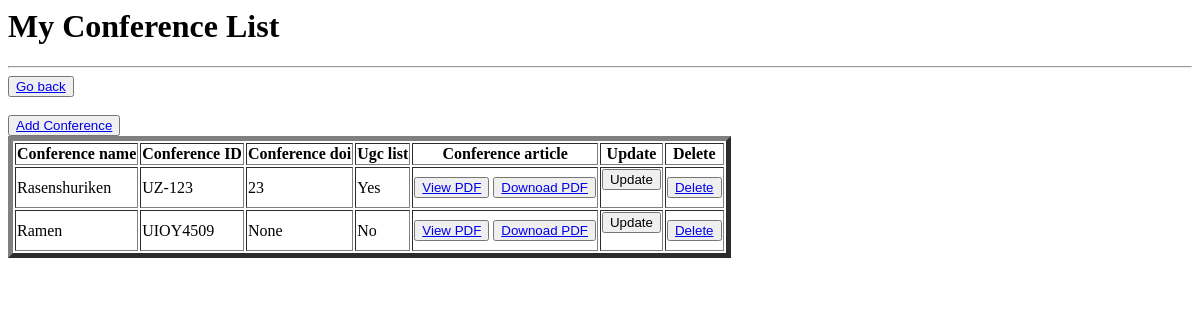
The page /conferences/ (signed in) on the database as committed earlier.
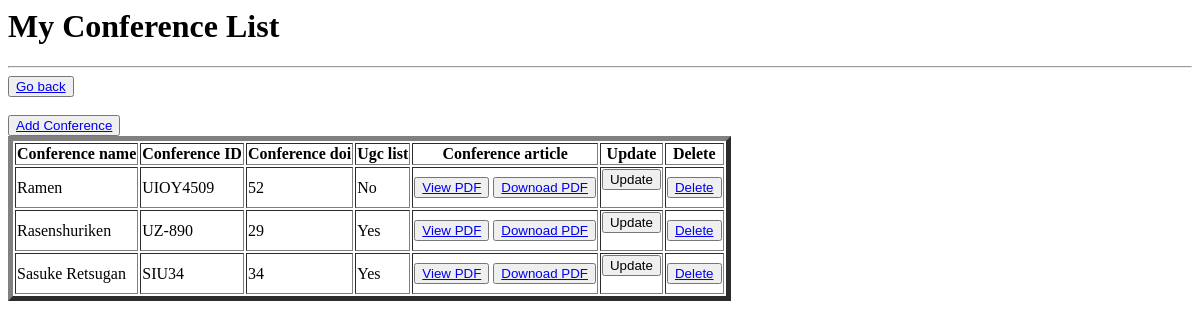
The same page on the database as committed later.
### CSE/models.py (models this page shows, shortened)
class Conference(models.Model):
    fac_name=models.ForeignKey(Faculty,on_delete=models.CASCADE)
    conference_id = models.CharField(primary_key=True,max_length=100)
    conference_name = models.CharField(max_length=255)
    conference_article = models.FileField(upload_to='conference/',validators=[validate_pdf])
    conference_doi=models.IntegerField(null=True,blank=True)
    ugc=(('Yes','Yes'),('No','No'))
    ugc_listed=models.CharField(max_length=10,choices=ugc)

### CSE/views.py (the view)
# urls.py: path('conferences/', conference_details, name='conferences'),
def conference_details(request):
    if request.user.is_authenticated:
        conferences = Conference.objects.filter(fac_name=request.user)
    return render(request, 'conferencedetail.html', {'conferences': conferences})

### CSE/templates/conferencedetail.html
<h1>My Conference List</h1>
<hr>
{% if user.role == "HOD" %}
<button><a href="{% url 'options' %}">Go back</a></button><br><br>
{% else %}
<button><a href="{% url 'otheroptions' %}">Go back</a></button><br><br>
{% endif %}
<button><a href="{% url 'conf-create' %}">Add Conference</a></button>
<table border="5">
    <thead>
        <tr>
            <th>Conference name</th>
            <th>Conference ID</th>
            <th>Conference doi</th>
            <th>Ugc list</th>
            <th>Conference article</th>
            <th>Update</th>
            <th>Delete</th>
        </tr>
    </thead>
    <tbody>
        {% for i in conferences %}
            <tr>
                <td>{{i.conference_name}}</td>
                <td>{{i.conference_id}}</td>
                <td>{{i.conference_doi}}</td>
                <td>{{ i.ugc_listed }}</td>
                <td>
                    {% if i.conference_article %}
                      <button><a href="{{ i.conference_article.url }}" target="_blank" >View PDF</a></button>
                      <button><a href="{{ i.conference_article.url }}" target="_blank" download>Downoad PDF</a></button>
                    {% endif %}
                </td>
                <td>
                    <form action="{% url 'conference_update' i.pk %}" method="get">
                        <input type="submit" value="Update">
                    </form>
                </td>
                <td>
                    <button><a href="{% url 'conference_delete' i.pk %}">Delete</a></button>
                </td>
            </tr>
        {% endfor %}
    </tbody>
</table

Rows that differ between the two databases and show on the page:
removed Conference: conference_name "Rasenshuriken", conference_id "UZ-123", conference_doi "23", ugc_listed "Yes"
changed Conference "Ramen": conference_doi "None" → "52"
added Conference: conference_name "Rasenshuriken", conference_id "UZ-890", conference_doi "29", ugc_listed "Yes"
added Conference: conference_name "Sasuke Retsugan", conference_id "SIU34", conference_doi "34", ugc_listed "Yes"
